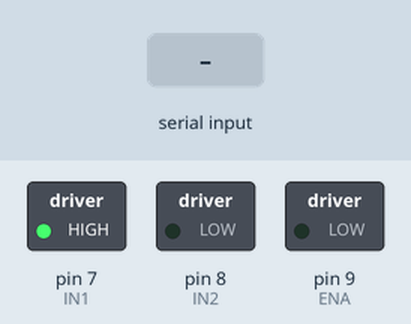
A sketch run on a simulated Arduino Uno, built with avr-gcc and run on an emulated ATmega328P. On the bench: switched loads named in the sketch (green lamp = pin HIGH). Inputs (shaded band) come from the test bench. What the sketch prints to the serial monitor is not drawn.

Above: at 1.2 s.
1.3 s: "90,45\n" received over Serial
At 1.7 s:
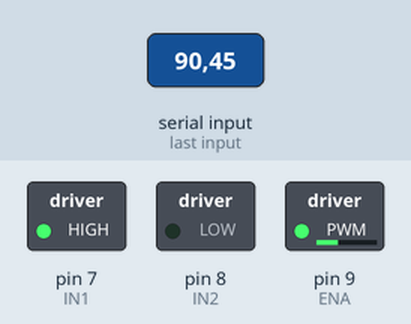
2.8 s: "30,150\n" received over Serial
At 4.0 s:
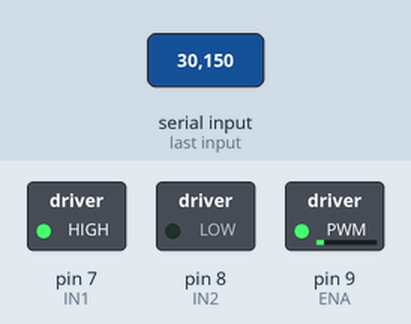
4.3 s: "200\n" received over Serial
At 5.1 s:
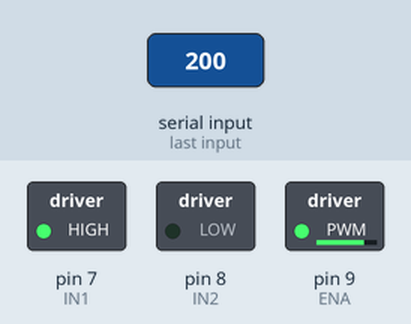
5.8 s: "90\n" received over Serial
At 6.2 s:
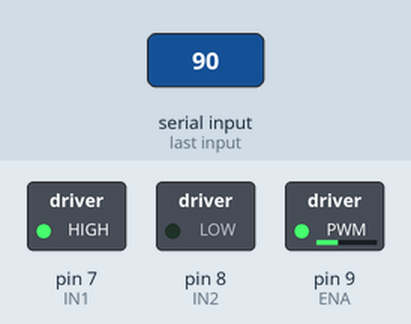
Timing chart, 0 to 8.3 s (numbered marks = the images above; inputs shaded):
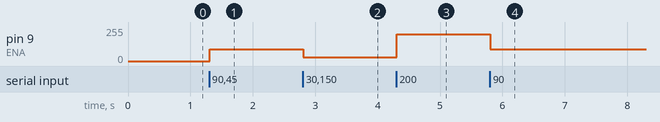

Measured:
- after the input at 1.3 s, pin 9 (ENA): 0/255 → 90/255 at once
- after the input at 2.8 s, pin 9 (ENA): 90/255 → 30/255 at once
- after the input at 4.3 s, pin 9 (ENA): 30/255 → 200/255 at once
- after the input at 5.8 s, pin 9 (ENA): 200/255 → 90/255 at once

The sketch:

sim_transformer.ino
```cpp
int ENA = 9;  // PWM pin
int IN1 = 7;
int IN2 = 8;

int speedValue = 0;

void setup() {
  pinMode(ENA, OUTPUT);
  pinMode(IN1, OUTPUT);
  pinMode(IN2, OUTPUT);

  Serial.begin(9600);
  Serial.println("Type a number (0–255) to set motor speed:");

  digitalWrite(IN1, HIGH);
  digitalWrite(IN2, LOW);
}

void loop() {
  if (Serial.available() > 0) {
    String input = Serial.readStringUntil('\n');  // read until Enter
    input.trim();  // remove spaces/newlines

    if (input.length() > 0) {  // only process if not empty
      int value = input.toInt();
      value = constrain(value, 0, 255);
      analogWrite(ENA, value);

      Serial.print("Motor speed set to: ");
      Serial.println(value);
    }
  }
}
```
